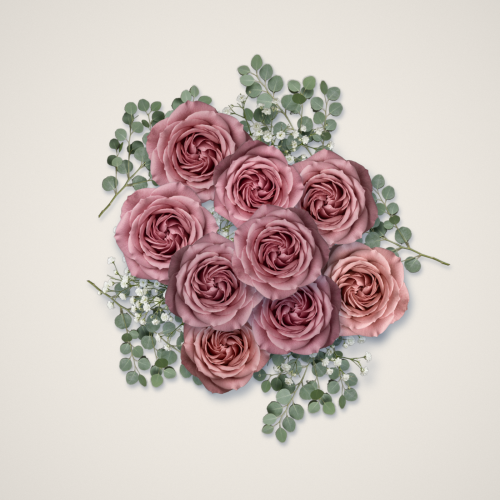
#> input picture elfstiele/test/f1_voll.png, 1000 x 1000 px, given in place of rose-rosa.png, which was not available (shown at 1/2 size)
$ python strauss_test.py
#> lines starting #> are read from the running program, lines starting #| are printed output that depends on the picture
# Testbouquet (Draufsicht) aus 3 Freistellern -> 3 Standbilder
import numpy as np, cv2, math, random
W=H=1400
def load(n): return cv2.imread(f'/tmp/w/{n}.png',-1)
#> called with n = 'rose-rosa'
#> returned value is the input picture: shape (1000, 1000, 3); mean B, G, R 186.7, 191.7, 205.8
S={'rose':load('rose-rosa'),'euk':load('eukalyptus'),'gyp':load('schleierkraut')}
#> call 2 of load, with n = 'eukalyptus'
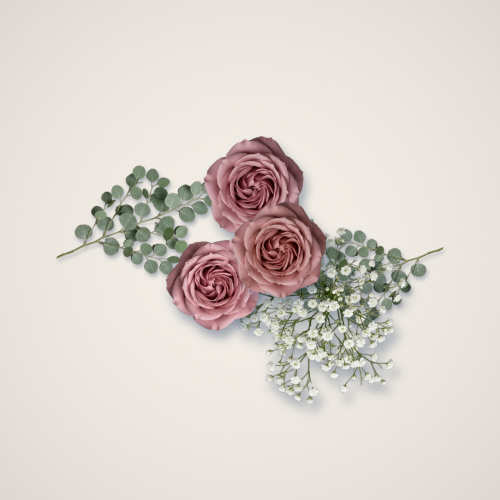
#> input picture elfstiele/test/f2_wenig.png, 1000 x 1000 px, given in place of eukalyptus.png, which was not available (shown at 1/2 size)
#> in load, returned value is the input picture: shape (1000, 1000, 3); mean B, G, R 204.8, 211.8, 219
def tint(p,hue=0,sat=1,val=1):
    hsv=cv2.cvtColor(p[...,:3],cv2.COLOR_BGR2HSV).astype(np.float32)
    hsv[...,0]=(hsv[...,0]+hue)%180; hsv[...,1]*=sat; hsv[...,2]*=val
    q=p.copy(); q[...,:3]=cv2.cvtColor(np.clip(hsv,0,255).astype(np.uint8),cv2.COLOR_HSV2BGR); return q
def xform(p,size,ang,flip):
    if flip: p=p[:,::-1]
    s=size/max(p.shape[:2]); p=cv2.resize(p,None,fx=s,fy=s,interpolation=cv2.INTER_AREA)
    h,w=p.shape[:2]; d=int(math.hypot(h,w))+4
    c=np.zeros((d,d,4),np.uint8); y=(d-h)//2; x=(d-w)//2; c[y:y+h,x:x+w]=p
    M=cv2.getRotationMatrix2D((d/2,d/2),ang,1); return cv2.warpAffine(c,M,(d,d),flags=cv2.INTER_LINEAR,borderValue=(0,0,0,0))
def paste(canvas,sp,cx,cy,height):
    d=sp.shape[0]; x0=int(cx-d/2); y0=int(cy-d/2)
    a=sp[...,3].astype(np.float32)/255
    # Schatten: Versatz & Unschaerfe wachsen mit Hoehe
    off=int(6+height*22); bl=3+height*14
    sh=np.zeros((d+2*40,d+2*40),np.float32); sh[40:40+d,40:40+d]=a
    sh=cv2.GaussianBlur(sh,(0,0),bl)*(0.30+0.15*height)
    def add(layer,ox,oy,fn):
        ys=max(0,oy); ye=min(H,oy+layer.shape[0]); xs=max(0,ox); xe=min(W,ox+layer.shape[1])
        if ye<=ys or xe<=xs: return
        fn(ys,ye,xs,xe,layer[ys-oy:ye-oy,xs-ox:xe-ox])
    def f_sh(ys,ye,xs,xe,l): canvas[ys:ye,xs:xe]*= (1-l[...,None]*np.array([.55,.7,.8]))
    add(sh,x0-40+off//2,y0-40+off,f_sh)
    def f_sp(ys,ye,xs,xe,l):
        aa=a[ys-y0:ye-y0,xs-x0:xe-x0][...,None] if False else None
    ys=max(0,y0); ye=min(H,y0+d); xs=max(0,x0); xe=min(W,x0+d)
    aa=a[ys-y0:ye-y0,xs-x0:xe-x0,None]; rgb=sp[ys-y0:ye-y0,xs-x0:xe-x0,:3].astype(np.float32)/255
    canvas[ys:ye,xs:xe]=rgb*aa+canvas[ys:ye,xs:xe]*(1-aa)
def paper():
    y,x=np.mgrid[0:H,0:W].astype(np.float32); r=np.hypot(x-W/2,y-H/2)/(W*.75)
    base=np.array([0.90,0.93,0.95])  # BGR warm paper
    c=base[None,None]*(1-0.10*r[...,None]**2); n=np.random.default_rng(1).normal(0,0.006,(H,W,1)); return (c+n).astype(np.float32)
def build(nr,ne,ng,seed=7):
#> called with nr = 24, ne = 6, ng = 4, seed = 7
    rnd=random.Random(seed); items=[]
    cx,cy=W/2,H/2
    # Zentrum-Gruen: Eukalyptus mit Ansatz unter den Rosen, nur Spitzen ragen heraus
    for i in range(ne):
        a=i*360/ne+rnd.uniform(-10,10); r=rnd.uniform(110,170)
        items.append(('euk',cx+r*math.cos(math.radians(a)),cy+r*math.sin(math.radians(a)),rnd.uniform(520,600),a+90,rnd.random()<.5,(0,1,1),0.12))
    for i in range(ng):
        a=i*360/max(ng,1)+25; r=rnd.uniform(120,230)
        items.append(('gyp',cx+r*math.cos(math.radians(a)),cy+r*math.sin(math.radians(a)),rnd.uniform(380,470),rnd.uniform(0,360),rnd.random()<.5,(0,1,1),0.75))
    # Rosen: Goldener Winkel, dichter, kleiner
    for i in range(nr):
        ang=i*137.508; r=36*math.sqrt(i+0.8)*1.55
        sz=rnd.uniform(150,185)*(1.0-0.18*(r/330))
        items.append(('rose',cx+r*math.cos(math.radians(ang)),cy+r*math.sin(math.radians(ang)),sz,rnd.uniform(0,360),rnd.random()<.5,(rnd.randint(-4,3),rnd.uniform(.85,1.05),rnd.uniform(.88,1.05)),0.45+0.5*(1-r/330)))
    return items
order={'euk':0,'gyp':1,'rose':2}
def render(items,path,crop=None):
#> called with path = '/tmp/w/f1_voll.png'
    c=paper()
    for k,x,y,sz,ang,fl,(hu,sa,va),hgt in sorted(items,key=lambda t:(order[t[0]] if t[0]!='gyp' else 1.5,t[7])):
        p=S[k];
        if k=='rose': p=tint(p,hu,sa,va)
        paste(c,xform(p,sz,ang,fl),x,y,hgt)
#> this loop made 1 pass
#> pass 1, in xform, `if flip: p=p[:,::-1]`:
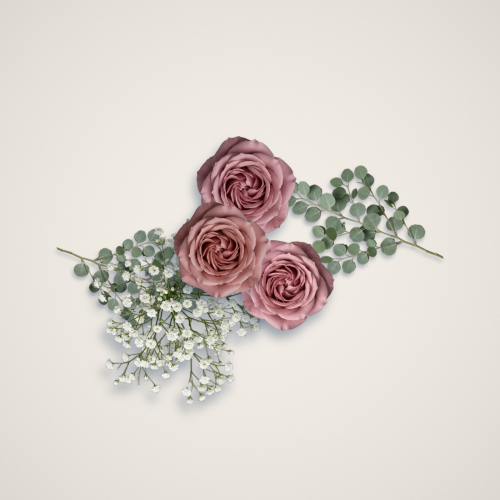
#> p: shape (1000, 1000, 3) (shown at 1/2 size); mean of channels 0, 1, 2 204.8, 211.8, 219; drawn as B, G, R
#> pass 1, in xform, `p = cv2.resize(p, None, fx=s, fy=s, interpolation=cv2.INTER_AREA)`:
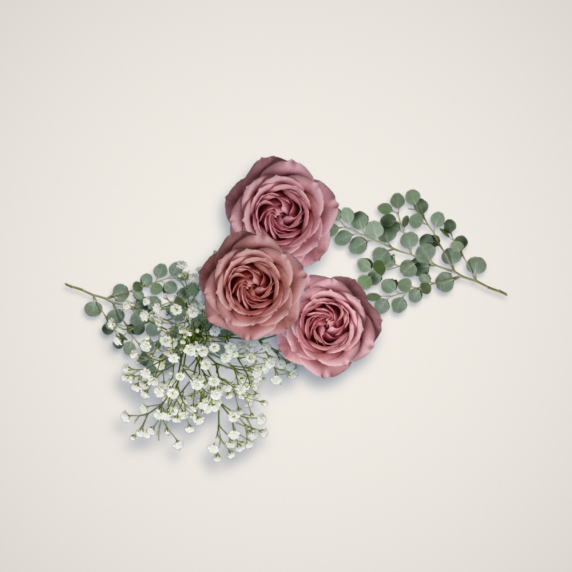
#> p: shape (572, 572, 3); mean of channels 0, 1, 2 204.8, 211.8, 219; drawn as B, G, R
#> after the loop:
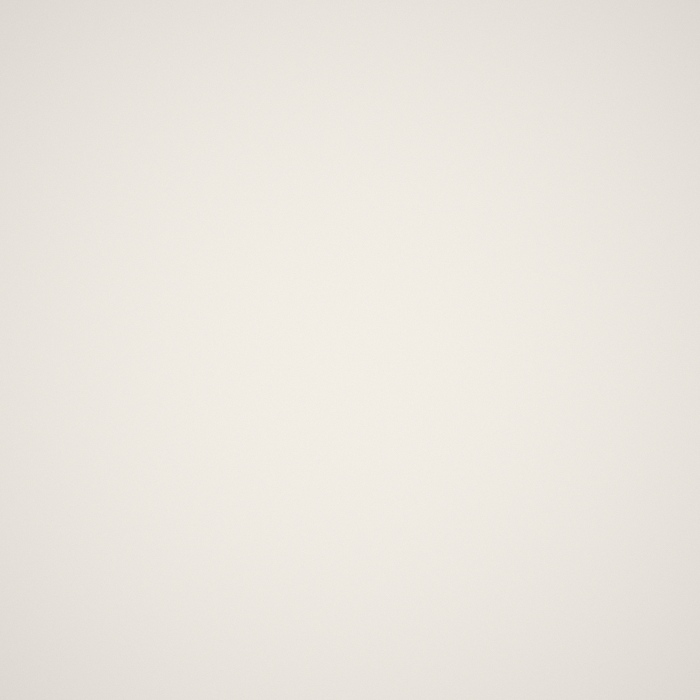
#> c: shape (1400, 1400, 3) float32 (shown at 1/2 size); mean B, G, R 0.873, 0.894, 0.913
    img=(np.clip(c,0,1)*255).astype(np.uint8)
    if crop: x0,y0,x1,y1=crop; img=cv2.resize(img[y0:y1,x0:x1],(1000,1000),interpolation=cv2.INTER_AREA)
    else: img=cv2.resize(img,(1000,1000),interpolation=cv2.INTER_AREA)
    cv2.imwrite(path,img)
full=build(24,6,4)
#> (the run stopped early here; a loop or call above may not have finished)
